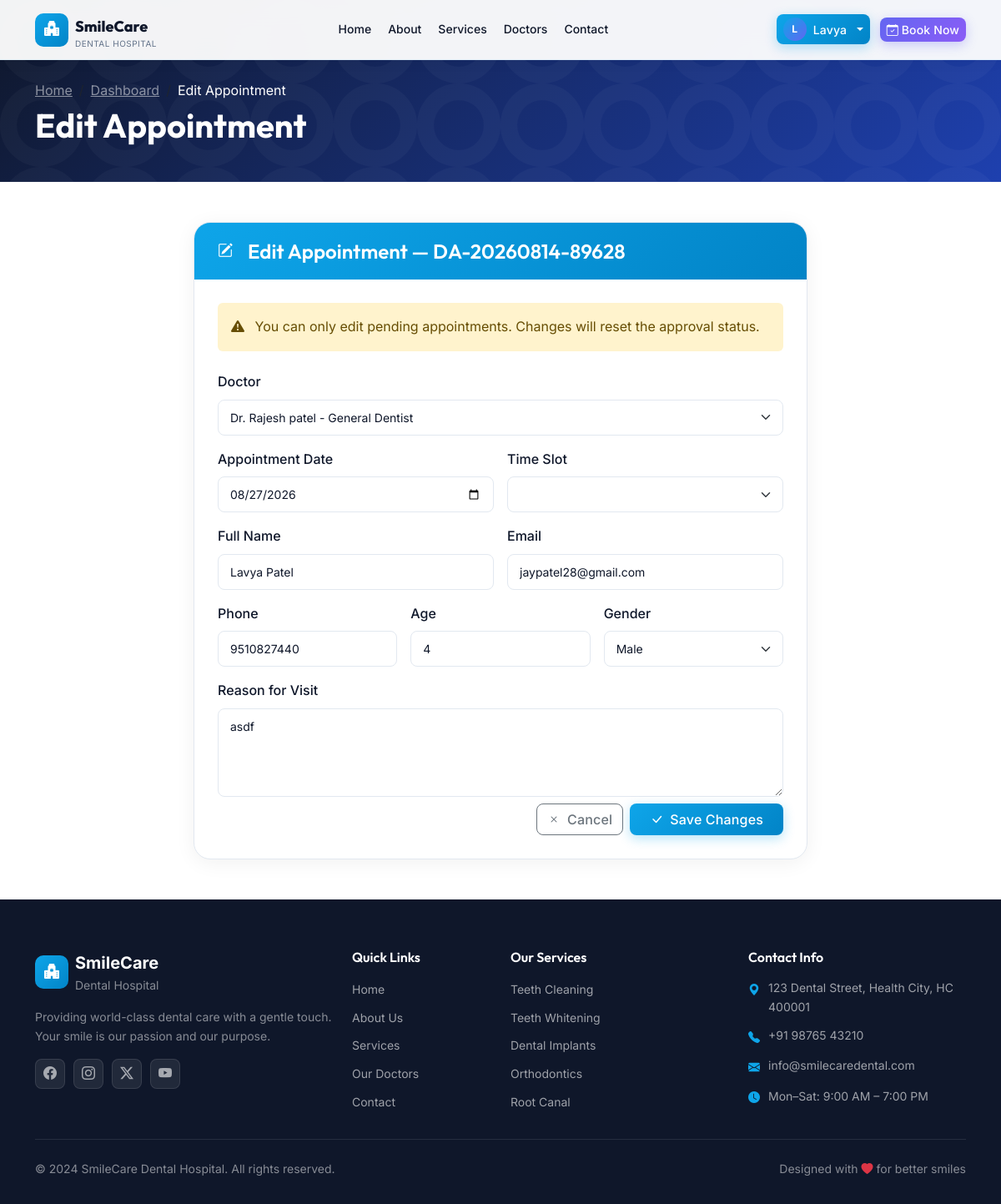
Screenshot of /appointment/DA-20260814-89628/edit/ (signed in) with the database file from the repository.
### core/models.py (models this page shows, shortened)
class Appointment(models.Model):
    STATUS_CHOICES = [
        ('pending', 'Pending'),
        ('approved', 'Approved'),
        ('rejected', 'Rejected'),
        ('cancelled', 'Cancelled'),
        ('completed', 'Completed'),
        ('rescheduled', 'Rescheduled'),
    ]
    GENDER_CHOICES = [
        ('Male', 'Male'),
        ('Female', 'Female'),
        ('Other', 'Other'),
    ]
    appointment_id = models.CharField(max_length=25, unique=True, editable=False)
    user = models.ForeignKey(
        User,
        on_delete=models.SET_NULL,
        null=True,
        blank=True,
        related_name='appointments'
    )
    doctor = models.ForeignKey(
        Doctor,
        on_delete=models.CASCADE,
        related_name='appointments'
    )
    patient_name = models.CharField(max_length=200)
    patient_email = models.EmailField()
    patient_phone = models.CharField(max_length=20)
    patient_age = models.PositiveIntegerField()
    patient_gender = models.CharField(max_length=10, choices=GENDER_CHOICES)
    appointment_date = models.DateField()
    appointment_time = models.TimeField()
    reason = models.TextField(help_text="Reason or problem description")
    status = models.CharField(max_length=20, choices=STATUS_CHOICES, default='pending')
    admin_notes = models.TextField(blank=True, help_text="Notes from admin/doctor")
    created_at = models.DateTimeField(auto_now_add=True)
    updated_at = models.DateTimeField(auto_now=True)
    class Meta:
        ordering = ['-created_at']
    def can_edit(self):
        return self.status == 'pending'

### core/views.py (the view)
# urls.py: path('appointment/<str:appointment_id>/edit/', views.edit_appointment, name='edit_appointment'),
@login_required
def edit_appointment(request, appointment_id):
    appointment = get_object_or_404(Appointment, appointment_id=appointment_id, user=request.user)
    if not appointment.can_edit():
        messages.error(request, 'Only pending appointments can be edited.')
        return redirect('appointment_detail', appointment_id=appointment_id)
    if request.method == 'POST':
        form = AppointmentEditForm(request.POST, instance=appointment)
        if form.is_valid():
            form.save()
            messages.success(request, 'Appointment updated successfully!')
            return redirect('appointment_detail', appointment_id=appointment_id)
        else:
            messages.error(request, 'Please correct the errors below.')
    else:
        form = AppointmentEditForm(instance=appointment)
    return render(request, 'appointments/edit.html', {
        'form': form,
        'appointment': appointment,
        'page_title': f'Edit Appointment - SmileCare Dental',
    })

### templates/appointments/edit.html (shortened to what this page needs)
{% extends 'base.html' %}
{% block content %}
<div class="page-hero-sm">
    <div class="container">
        <div class="row align-items-center py-4">
            <div class="col">
                <nav aria-label="breadcrumb">
                    <ol class="breadcrumb mb-1">
                        <li class="breadcrumb-item"><a href="{% url 'home' %}" class="text-white-50">Home</a></li>
                        <li class="breadcrumb-item"><a href="{% url 'dashboard' %}" class="text-white-50">Dashboard</a></li>
                        <li class="breadcrumb-item text-white active">Edit Appointment</li>
                    </ol>
                </nav>
                <h1 class="text-white fw-bold mb-0">Edit Appointment</h1>
            </div>
        </div>
    </div>
</div>
<section class="py-5">
    <div class="container">
        <div class="row justify-content-center">
            <div class="col-lg-8">
                <div class="booking-form-card">
                    <div class="booking-form-header">
                        <i class="bi bi-pencil-square me-2"></i>
                        <h4 class="mb-0 fw-semibold">Edit Appointment — {{ appointment.appointment_id }}</h4>
                    </div>
                    <div class="booking-form-body">
                        <div class="alert alert-warning border-0 mb-4">
                            <i class="bi bi-exclamation-triangle-fill me-2"></i>
                            You can only edit pending appointments. Changes will reset the approval status.
                        </div>
                        <form method="post" id="editForm">
                            <div class="row g-3">
                                <div class="col-12">
                                    <label class="form-label fw-medium">Doctor</label>
                                    {{ form.doctor }}
                                </div>
                                <div class="col-md-6">
                                    <label class="form-label fw-medium">Appointment Date</label>
                                    {{ form.appointment_date }}
                                </div>
                                <div class="col-md-6">
                                    <label class="form-label fw-medium">Time Slot</label>
                                    {{ form.appointment_time }}
                                </div>
                                <div class="col-md-6">
                                    <label class="form-label fw-medium">Full Name</label>
                                    {{ form.patient_name }}
                                </div>
                                <div class="col-md-6">
                                    <label class="form-label fw-medium">Email</label>
                                    {{ form.patient_email }}
                                </div>
                                <div class="col-md-4">
                                    <label class="form-label fw-medium">Phone</label>
                                    {{ form.patient_phone }}
                                </div>
                                <div class="col-md-4">
                                    <label class="form-label fw-medium">Age</label>
                                    {{ form.patient_age }}
                                </div>
                                <div class="col-md-4">
                                    <label class="form-label fw-medium">Gender</label>
                                    {{ form.patient_gender }}
                                </div>
                                <div class="col-12">
                                    <label class="form-label fw-medium">Reason for Visit</label>
                                    {{ form.reason }}
                                </div>
                                <div class="col-12 d-flex gap-2 justify-content-end mt-2">
                                    <a href="{% url 'appointment_detail' appointment.appointment_id %}" class="btn btn-outline-secondary">
                                        <i class="bi bi-x me-2"></i>Cancel
                                    </a>
                                    <button type="submit" class="btn btn-primary px-4">
                                        <i class="bi bi-check-lg me-2"></i>Save Changes
                                    </button>
                                </div>
                            </div>
                        </form>
                    </div>
                </div>
            </div>
        </div>
    </div>
</section>
{% endblock %}

### templates/base.html (shortened to what this page needs)
{% load static %}
<!DOCTYPE html>
<html lang="en">
<head>
    <link href="https://cdn.jsdelivr.net/npm/bootstrap@5.3.2/dist/css/bootstrap.min.css" rel="stylesheet">
    <link href="https://cdn.jsdelivr.net/npm/bootstrap-icons@1.11.3/font/bootstrap-icons.min.css" rel="stylesheet">
    <link rel="stylesheet" href="{% static 'css/style.css' %}">
</head>
<body>
    <nav class="navbar navbar-expand-lg navbar-light fixed-top" id="mainNavbar">
        <div class="container">
            <a class="navbar-brand d-flex align-items-center gap-2" href="{% url 'home' %}">
                <div class="brand-icon">
                    <i class="bi bi-hospital-fill"></i>
                </div>
                <div>
                    <span class="brand-name">SmileCare</span>
                    <span class="brand-sub d-block">Dental Hospital</span>
                </div>
            </a>
            <div class="collapse navbar-collapse" id="navMenu">
                <ul class="navbar-nav mx-auto gap-1">
                    <li class="nav-item">
                        <a class="nav-link {% if request.resolver_match.url_name == 'home' %}active{% endif %}" href="{% url 'home' %}">Home</a>
                    </li>
                    <li class="nav-item">
                        <a class="nav-link" href="{% url 'home' %}#about">About</a>
                    </li>
                    <li class="nav-item">
                        <a class="nav-link" href="{% url 'home' %}#services">Services</a>
                    </li>
                    <li class="nav-item">
                        <a class="nav-link {% if 'doctors' in request.resolver_match.url_name %}active{% endif %}" href="{% url 'doctors_list' %}">Doctors</a>
                    </li>
                    <li class="nav-item">
                        <a class="nav-link" href="{% url 'home' %}#contact">Contact</a>
                    </li>
                </ul>
                <div class="d-flex align-items-center gap-2">
                    {% if user.is_authenticated %}
                        <div class="dropdown">
                            <button class="btn btn-primary btn-sm dropdown-toggle d-flex align-items-center gap-2" type="button" data-bs-toggle="dropdown">
                                <div class="user-avatar-sm">{{ user.first_name|first|default:user.username|first|upper }}</div>
                                {{ user.first_name|default:user.username }}
                            </button>
                        </div>
                        <a href="{% url 'book_appointment' %}" class="btn btn-accent btn-sm ms-1">
                            <i class="bi bi-calendar-check me-1"></i>Book Now
                        </a>
                    {% endif %}
                </div>
            </div>
        </div>
    </nav>
    <main>
        {% block content %}{% endblock %}
    </main>
    <footer class="footer-section">
        <div class="container">
            <div class="row g-4">
                <div class="col-lg-4">
                    <div class="d-flex align-items-center gap-2 mb-3">
                        <div class="brand-icon"><i class="bi bi-hospital-fill"></i></div>
                        <div>
                            <span class="text-white fw-bold fs-5">SmileCare</span>
                            <span class="d-block text-white-50 small">Dental Hospital</span>
                        </div>
                    </div>
                    <p class="text-white-50 small">Providing world-class dental care with a gentle touch. Your smile is our passion and our purpose.</p>
                    <div class="social-links mt-3">
                        <a href="#" class="social-link"><i class="bi bi-facebook"></i></a>
                        <a href="#" class="social-link"><i class="bi bi-instagram"></i></a>
                        <a href="#" class="social-link"><i class="bi bi-twitter-x"></i></a>
                        <a href="#" class="social-link"><i class="bi bi-youtube"></i></a>
                    </div>
                </div>
                <div class="col-lg-2 col-md-4">
                    <h6 class="text-white fw-semibold mb-3">Quick Links</h6>
                    <ul class="list-unstyled footer-links">
                        <li><a href="{% url 'home' %}">Home</a></li>
                        <li><a href="{% url 'home' %}#about">About Us</a></li>
                        <li><a href="{% url 'home' %}#services">Services</a></li>
                        <li><a href="{% url 'doctors_list' %}">Our Doctors</a></li>
                        <li><a href="{% url 'home' %}#contact">Contact</a></li>
                    </ul>
                </div>
                <div class="col-lg-3 col-md-4">
                    <h6 class="text-white fw-semibold mb-3">Our Services</h6>
                    <ul class="list-unstyled footer-links">
                        <li><a href="#">Teeth Cleaning</a></li>
                        <li><a href="#">Teeth Whitening</a></li>
                        <li><a href="#">Dental Implants</a></li>
                        <li><a href="#">Orthodontics</a></li>
                        <li><a href="#">Root Canal</a></li>
                    </ul>
                </div>
                <div class="col-lg-3 col-md-4">
                    <h6 class="text-white fw-semibold mb-3">Contact Info</h6>
                    <ul class="list-unstyled footer-contact">
                        <li><i class="bi bi-geo-alt-fill"></i> 123 Dental Street, Health City, HC 400001</li>
                        <li><i class="bi bi-telephone-fill"></i> +91 98765 43210</li>
                        <li><i class="bi bi-envelope-fill"></i> info@smilecaredental.com</li>
                        <li><i class="bi bi-clock-fill"></i> Mon–Sat: 9:00 AM – 7:00 PM</li>
                    </ul>
                </div>
            </div>
            <hr class="border-secondary my-4">
            <div class="d-flex flex-wrap justify-content-between align-items-center">
                <p class="text-white-50 small mb-0">&copy; 2024 SmileCare Dental Hospital. All rights reserved.</p>
                <p class="text-white-50 small mb-0">Designed with <i class="bi bi-heart-fill text-danger"></i> for better smiles</p>
            </div>
        </div>
    </footer>
</body>
</html>

### rows the page displays
Appointment: appointment_id "DA-20260814-89628", doctor "Dr. Rajesh patel - General Dentist", appointment_date "08/27/2026", patient_name "Lavya Patel", patient_email "jaypatel28@gmail.com", patient_phone "9510827440", patient_age "4", patient_gender "Male", reason "asdf"

### other values shown
{{ user.first_name|first|default:user.username|first|upper }} "L"
{{ user.first_name|default:user.username }} "Lavya"
